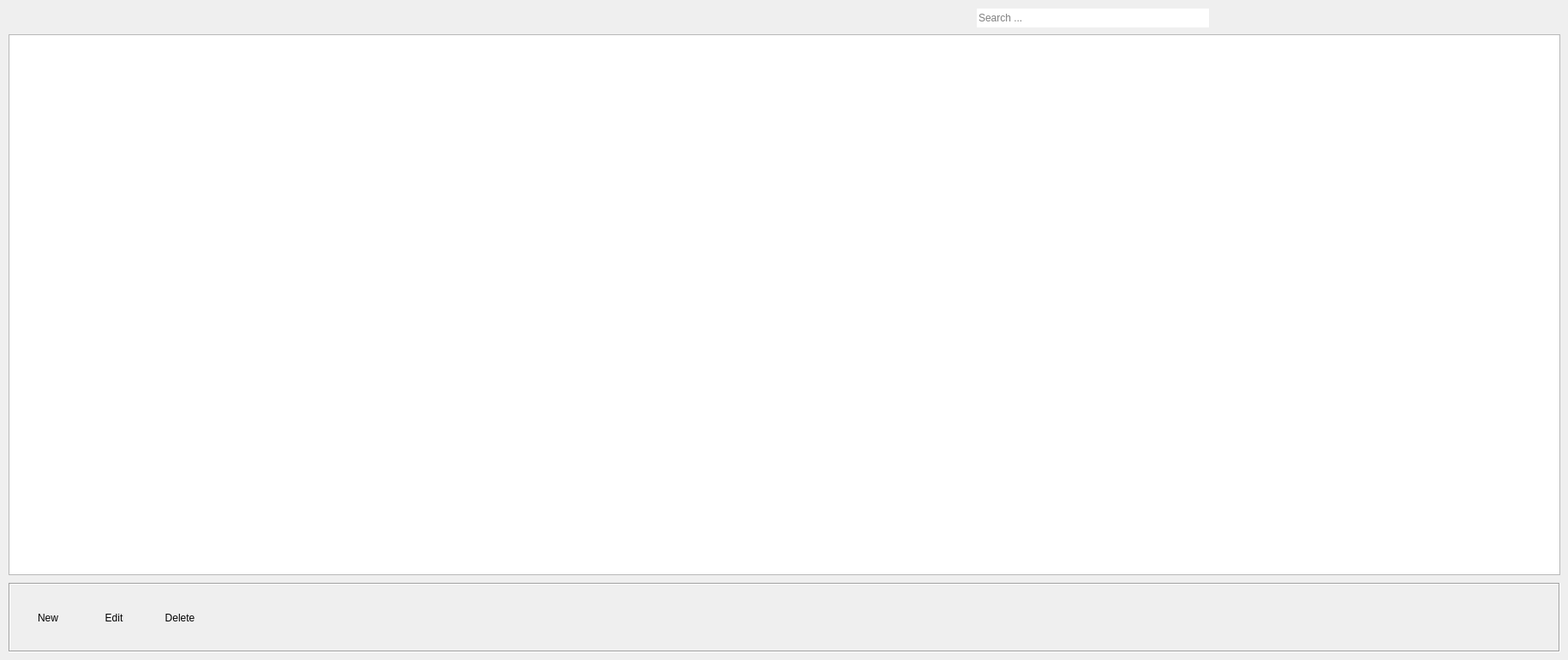
    <widget class="QWidget" name="agents_tab">
     <attribute name="icon">
      <iconset resource="../app/icons.qrc">
       <normaloff>:/agents</normaloff>:/agents</iconset>
     </attribute>
     <attribute name="title">
      <string>Agents</string>
     </attribute>
     <attribute name="toolTip">
      <string>Work on Agents</string>
     </attribute>
     <widget class="QLineEdit" name="agents_search">
      <property name="geometry">
       <rect>
        <x>1140</x>
        <y>10</y>
        <width>271</width>
        <height>22</height>
       </rect>
      </property>
      <property name="text">
       <string/>
      </property>
      <property name="frame">
       <bool>false</bool>
      </property>
      <property name="placeholderText">
       <string>Search ... </string>
      </property>
     </widget>
     <widget class="QFrame" name="agents_actions">
      <property name="geometry">
       <rect>
        <x>10</x>
        <y>680</y>
        <width>1811</width>
        <height>81</height>
       </rect>
      </property>
      <property name="frameShape">
       <enum>QFrame::Box</enum>
      </property>
      <property name="frameShadow">
       <enum>QFrame::Sunken</enum>
      </property>
      <widget class="QWidget" name="layoutWidget">
       <property name="geometry">
        <rect>
         <x>10</x>
         <y>10</y>
         <width>226</width>
         <height>62</height>
        </rect>
       </property>
       <layout class="QGridLayout" name="gridLayout_3">
        <item row="0" column="0">
         <widget class="QToolButton" name="agents_new">
          <property name="minimumSize">
           <size>
            <width>70</width>
            <height>60</height>
           </size>
          </property>
          <property name="maximumSize">
           <size>
            <width>70</width>
            <height>60</height>
           </size>
          </property>
          <property name="text">
           <string>New</string>
          </property>
          <property name="icon">
           <iconset resource="../app/icons.qrc">
            <normaloff>:/new</normaloff>:/new</iconset>
          </property>
          <property name="iconSize">
           <size>
            <width>40</width>
            <height>40</height>
           </size>
          </property>
          <property name="toolButtonStyle">
           <enum>Qt::ToolButtonTextUnderIcon</enum>
          </property>
          <property name="autoRaise">
           <bool>true</bool>
          </property>
         </widget>
        </item>
        <item row="0" column="1">
         <widget class="QToolButton" name="agents_edit">
          <property name="minimumSize">
           <size>
            <width>70</width>
            <height>60</height>
           </size>
          </property>
          <property name="maximumSize">
           <size>
            <width>70</width>
            <height>60</height>
           </size>
          </property>
          <property name="text">
           <string>Edit</string>
          </property>
          <property name="icon">
           <iconset resource="../app/icons.qrc">
            <normaloff>:/edit</normaloff>:/edit</iconset>
          </property>
          <property name="iconSize">
           <size>
            <width>40</width>
            <height>40</height>
           </size>
          </property>
          <property name="toolButtonStyle">
           <enum>Qt::ToolButtonTextUnderIcon</enum>
          </property>
          <property name="autoRaise">
           <bool>true</bool>
          </property>
         </widget>
        </item>
        <item row="0" column="2">
         <widget class="QToolButton" name="agents_delete">
          <property name="minimumSize">
           <size>
            <width>70</width>
            <height>60</height>
           </size>
          </property>
          <property name="maximumSize">
           <size>
            <width>70</width>
            <height>60</height>
           </size>
          </property>
          <property name="text">
           <string>Delete</string>
          </property>
          <property name="icon">
           <iconset resource="../app/icons.qrc">
            <normaloff>:/delete</normaloff>:/delete</iconset>
          </property>
          <property name="iconSize">
           <size>
            <width>40</width>
            <height>40</height>
           </size>
          </property>
          <property name="toolButtonStyle">
           <enum>Qt::ToolButtonTextUnderIcon</enum>
          </property>
          <property name="autoRaise">
           <bool>true</bool>
          </property>
         </widget>
        </item>
       </layout>
      </widget>
     </widget>
     <widget class="QLabel" name="agents_search_logo">
      <property name="geometry">
       <rect>
        <x>1420</x>
        <y>10</y>
        <width>21</width>
        <height>21</height>
       </rect>
      </property>
      <property name="text">
       <string/>
      </property>
      <property name="pixmap">
       <pixmap resource="../app/icons.qrc">:/search</pixmap>
      </property>
     </widget>
     <widget class="QTableView" name="agents_view">
      <property name="geometry">
       <rect>
        <x>10</x>
        <y>40</y>
        <width>1811</width>
        <height>631</height>
       </rect>
      </property>
     </widget>
    </widget>
